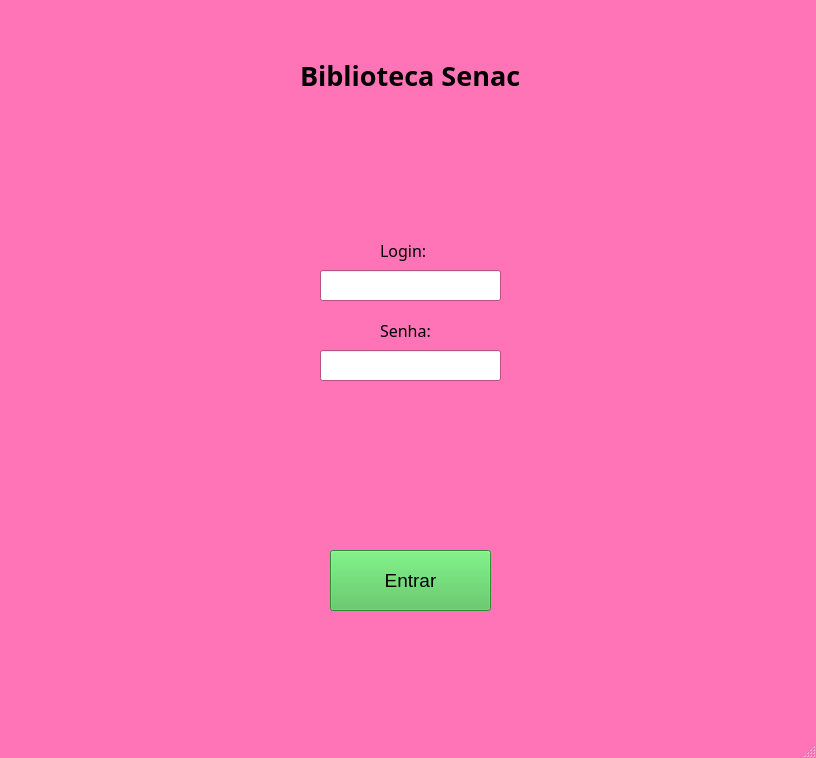
<?xml version="1.0" encoding="UTF-8"?>
<ui version="4.0">
 <class>MainWindow</class>
 <widget class="QMainWindow" name="MainWindow">
  <property name="geometry">
   <rect>
    <x>0</x>
    <y>0</y>
    <width>816</width>
    <height>758</height>
   </rect>
  </property>
  <property name="palette">
   <palette>
    <active>
     <colorrole role="Base">
      <brush brushstyle="SolidPattern">
       <color alpha="255">
        <red>255</red>
        <green>255</green>
        <blue>255</blue>
       </color>
      </brush>
     </colorrole>
     <colorrole role="Window">
      <brush brushstyle="SolidPattern">
       <color alpha="255">
        <red>255</red>
        <green>116</green>
        <blue>183</blue>
       </color>
      </brush>
     </colorrole>
    </active>
    <inactive>
     <colorrole role="Base">
      <brush brushstyle="SolidPattern">
       <color alpha="255">
        <red>255</red>
        <green>255</green>
        <blue>255</blue>
       </color>
      </brush>
     </colorrole>
     <colorrole role="Window">
      <brush brushstyle="SolidPattern">
       <color alpha="255">
        <red>255</red>
        <green>116</green>
        <blue>183</blue>
       </color>
      </brush>
     </colorrole>
    </inactive>
    <disabled>
     <colorrole role="Base">
      <brush brushstyle="SolidPattern">
       <color alpha="255">
        <red>255</red>
        <green>116</green>
        <blue>183</blue>
       </color>
      </brush>
     </colorrole>
     <colorrole role="Window">
      <brush brushstyle="SolidPattern">
       <color alpha="255">
        <red>255</red>
        <green>116</green>
        <blue>183</blue>
       </color>
      </brush>
     </colorrole>
    </disabled>
   </palette>
  </property>
  <property name="windowTitle">
   <string>MainWindow</string>
  </property>
  <widget class="QWidget" name="centralwidget">
   <widget class="QPushButton" name="botaoLogin">
    <property name="enabled">
     <bool>true</bool>
    </property>
    <property name="geometry">
     <rect>
      <x>330</x>
      <y>550</y>
      <width>161</width>
      <height>61</height>
     </rect>
    </property>
    <property name="palette">
     <palette>
      <active>
       <colorrole role="Button">
        <brush brushstyle="SolidPattern">
         <color alpha="255">
          <red>73</red>
          <green>191</green>
          <blue>81</blue>
         </color>
        </brush>
       </colorrole>
       <colorrole role="Base">
        <brush brushstyle="SolidPattern">
         <color alpha="255">
          <red>73</red>
          <green>191</green>
          <blue>81</blue>
         </color>
        </brush>
       </colorrole>
       <colorrole role="Window">
        <brush brushstyle="SolidPattern">
         <color alpha="255">
          <red>73</red>
          <green>191</green>
          <blue>81</blue>
         </color>
        </brush>
       </colorrole>
      </active>
      <inactive>
       <colorrole role="Button">
        <brush brushstyle="SolidPattern">
         <color alpha="255">
          <red>73</red>
          <green>191</green>
          <blue>81</blue>
         </color>
        </brush>
       </colorrole>
       <colorrole role="Base">
        <brush brushstyle="SolidPattern">
         <color alpha="255">
          <red>73</red>
          <green>191</green>
          <blue>81</blue>
         </color>
        </brush>
       </colorrole>
       <colorrole role="Window">
        <brush brushstyle="SolidPattern">
         <color alpha="255">
          <red>73</red>
          <green>191</green>
          <blue>81</blue>
         </color>
        </brush>
       </colorrole>
      </inactive>
      <disabled>
       <colorrole role="Button">
        <brush brushstyle="SolidPattern">
         <color alpha="255">
          <red>73</red>
          <green>191</green>
          <blue>81</blue>
         </color>
        </brush>
       </colorrole>
       <colorrole role="Base">
        <brush brushstyle="SolidPattern">
         <color alpha="255">
          <red>73</red>
          <green>191</green>
          <blue>81</blue>
         </color>
        </brush>
       </colorrole>
       <colorrole role="Window">
        <brush brushstyle="SolidPattern">
         <color alpha="255">
          <red>73</red>
          <green>191</green>
          <blue>81</blue>
         </color>
        </brush>
       </colorrole>
      </disabled>
     </palette>
    </property>
    <property name="font">
     <font>
      <pointsize>14</pointsize>
     </font>
    </property>
    <property name="cursor">
     <cursorShape>ArrowCursor</cursorShape>
    </property>
    <property name="styleSheet">
     <string notr="true">background-color:rgb(73, 191, 81)</string>
    </property>
    <property name="text">
     <string>Entrar</string>
    </property>
   </widget>
   <widget class="QLabel" name="tituloBibliotecaSenac">
    <property name="geometry">
     <rect>
      <x>300</x>
      <y>60</y>
      <width>231</width>
      <height>31</height>
     </rect>
    </property>
    <property name="font">
     <font>
      <family>HoloLens MDL2 Assets</family>
      <pointsize>20</pointsize>
      <weight>75</weight>
      <bold>true</bold>
      <underline>false</underline>
      <strikeout>false</strikeout>
     </font>
    </property>
    <property name="text">
     <string>Biblioteca Senac</string>
    </property>
   </widget>
   <widget class="QLineEdit" name="inputLogin">
    <property name="geometry">
     <rect>
      <x>320</x>
      <y>270</y>
      <width>181</width>
      <height>31</height>
     </rect>
    </property>
   </widget>
   <widget class="QLineEdit" name="inputSenha">
    <property name="geometry">
     <rect>
      <x>320</x>
      <y>350</y>
      <width>181</width>
      <height>31</height>
     </rect>
    </property>
   </widget>
   <widget class="QLabel" name="labelSenha">
    <property name="geometry">
     <rect>
      <x>380</x>
      <y>320</y>
      <width>51</width>
      <height>21</height>
     </rect>
    </property>
    <property name="font">
     <font>
      <family>HoloLens MDL2 Assets</family>
      <pointsize>12</pointsize>
     </font>
    </property>
    <property name="text">
     <string>Senha:</string>
    </property>
   </widget>
   <widget class="QLabel" name="labelLogin">
    <property name="geometry">
     <rect>
      <x>380</x>
      <y>240</y>
      <width>51</width>
      <height>21</height>
     </rect>
    </property>
    <property name="font">
     <font>
      <family>HoloLens MDL2 Assets</family>
      <pointsize>12</pointsize>
     </font>
    </property>
    <property name="text">
     <string>Login:</string>
    </property>
   </widget>
   <widget class="QLabel" name="label_aviso">
    <property name="geometry">
     <rect>
      <x>150</x>
      <y>460</y>
      <width>551</width>
      <height>31</height>
     </rect>
    </property>
    <property name="font">
     <font>
      <pointsize>15</pointsize>
     </font>
    </property>
    <property name="text">
     <string/>
    </property>
    <property name="alignment">
     <set>Qt::AlignCenter</set>
    </property>
   </widget>
  </widget>
  <widget class="QMenuBar" name="menubar">
   <property name="geometry">
    <rect>
     <x>0</x>
     <y>0</y>
     <width>816</width>
     <height>21</height>
    </rect>
   </property>
  </widget>
  <widget class="QStatusBar" name="statusbar"/>
 </widget>
 <resources/>
 <connections/>
</ui>
